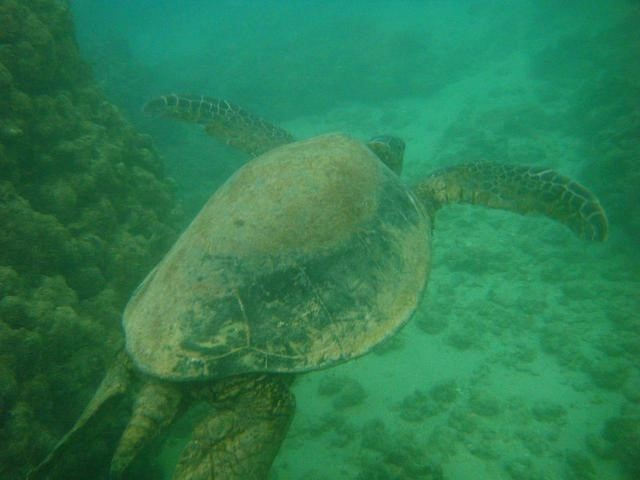
#> input picture imag1.1.jpg, 640 x 480 px
$ python clahe.py
#> lines starting #> are read from the running program, lines starting #| are printed output that depends on the picture
import numpy as np
import cv2 as cv

img= cv.imread("imag1.1.jpg",0)
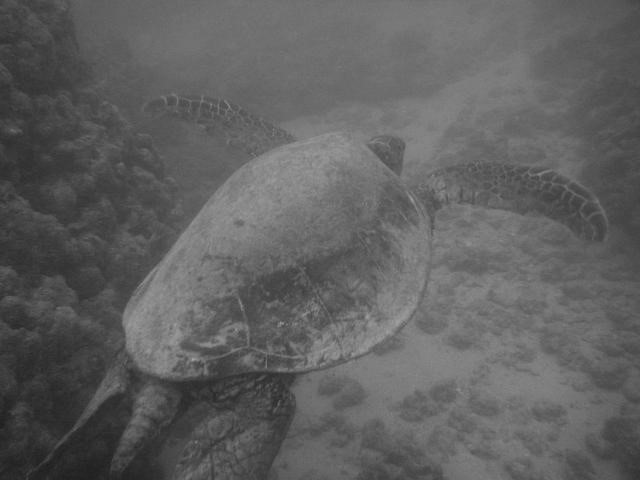
#> img: shape (480, 640); min 28, max 167, mean 96
cv.imshow("Org",img)

cv.waitKey(0)

#> (the run stopped early here; a loop or call above may not have finished)
